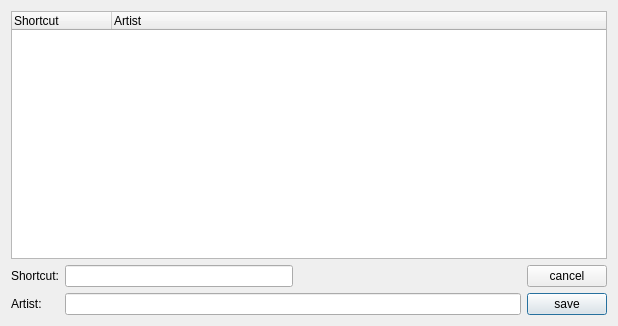
<?xml version="1.0" encoding="UTF-8"?>
<ui version="4.0">
 <class>ShortcutDialogClass</class>
 <widget class="QDialog" name="ShortcutDialogClass">
  <property name="geometry">
   <rect>
    <x>0</x>
    <y>0</y>
    <width>618</width>
    <height>326</height>
   </rect>
  </property>
  <property name="windowTitle">
   <string>WinMusik: Edit shortcuts</string>
  </property>
  <property name="windowIcon">
   <iconset resource="../../resources.qrc">
    <normaloff>:/devices48/resources/tr48x48-0013.png</normaloff>:/devices48/resources/tr48x48-0013.png</iconset>
  </property>
  <layout class="QVBoxLayout" name="verticalLayout">
   <item>
    <widget class="QTreeWidget" name="treeWidget">
     <property name="contextMenuPolicy">
      <enum>Qt::CustomContextMenu</enum>
     </property>
     <property name="alternatingRowColors">
      <bool>true</bool>
     </property>
     <property name="rootIsDecorated">
      <bool>false</bool>
     </property>
     <property name="uniformRowHeights">
      <bool>true</bool>
     </property>
     <column>
      <property name="text">
       <string>Shortcut</string>
      </property>
     </column>
     <column>
      <property name="text">
       <string>Artist</string>
      </property>
     </column>
    </widget>
   </item>
   <item>
    <layout class="QGridLayout" name="gridLayout">
     <item row="0" column="0">
      <widget class="QLabel" name="label">
       <property name="text">
        <string>Shortcut:</string>
       </property>
      </widget>
     </item>
     <item row="0" column="1">
      <layout class="QHBoxLayout" name="horizontalLayout_2">
       <item>
        <widget class="QLineEdit" name="shortcutEdit"/>
       </item>
       <item>
        <spacer name="horizontalSpacer">
         <property name="orientation">
          <enum>Qt::Horizontal</enum>
         </property>
         <property name="sizeHint" stdset="0">
          <size>
           <width>40</width>
           <height>20</height>
          </size>
         </property>
        </spacer>
       </item>
      </layout>
     </item>
     <item row="1" column="0">
      <widget class="QLabel" name="label_2">
       <property name="text">
        <string>Artist:</string>
       </property>
      </widget>
     </item>
     <item row="1" column="1">
      <widget class="QLineEdit" name="artistEdit"/>
     </item>
     <item row="1" column="2">
      <widget class="QPushButton" name="saveButton">
       <property name="text">
        <string>save</string>
       </property>
       <property name="icon">
        <iconset resource="../../resources.qrc">
         <normaloff>:/icons/resources/filesave.png</normaloff>:/icons/resources/filesave.png</iconset>
       </property>
      </widget>
     </item>
     <item row="0" column="2">
      <widget class="QPushButton" name="cancelButton">
       <property name="text">
        <string>cancel</string>
       </property>
       <property name="icon">
        <iconset resource="../../resources.qrc">
         <normaloff>:/icons/resources/cancel.png</normaloff>:/icons/resources/cancel.png</iconset>
       </property>
      </widget>
     </item>
    </layout>
   </item>
  </layout>
 </widget>
 <tabstops>
  <tabstop>shortcutEdit</tabstop>
  <tabstop>artistEdit</tabstop>
  <tabstop>cancelButton</tabstop>
  <tabstop>saveButton</tabstop>
  <tabstop>treeWidget</tabstop>
 </tabstops>
 <resources>
  <include location="../../resources.qrc"/>
 </resources>
 <connections/>
</ui>
